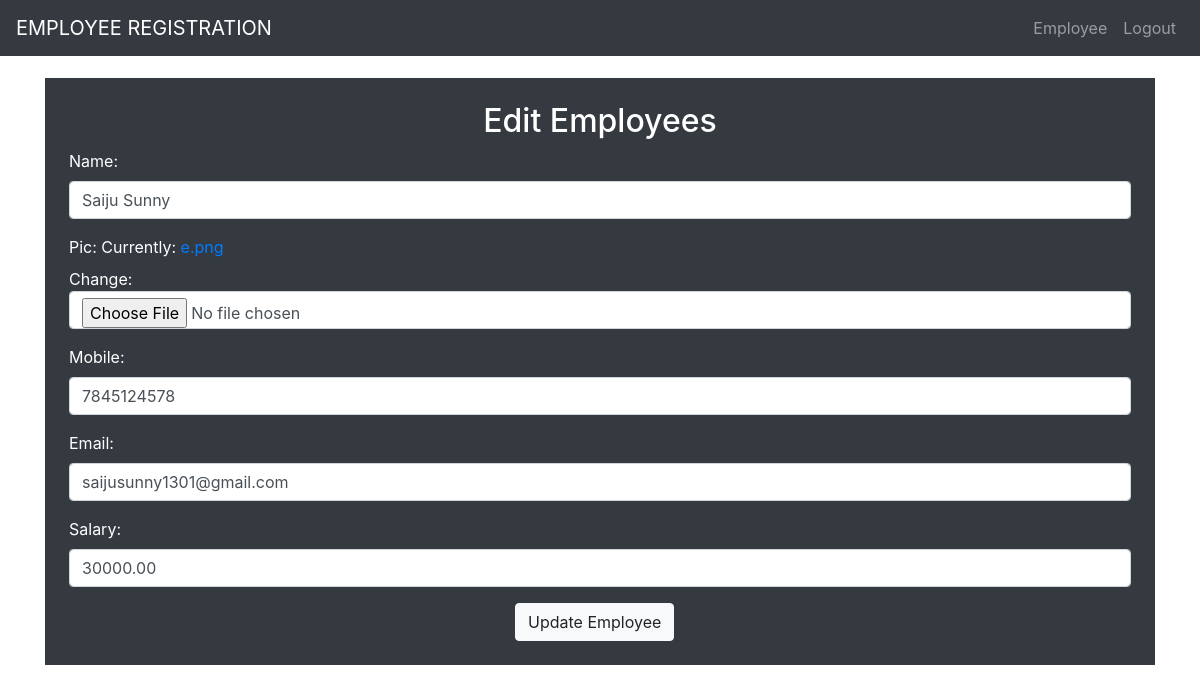
Page /editEmployee/21 (signed in) on the earlier database version.
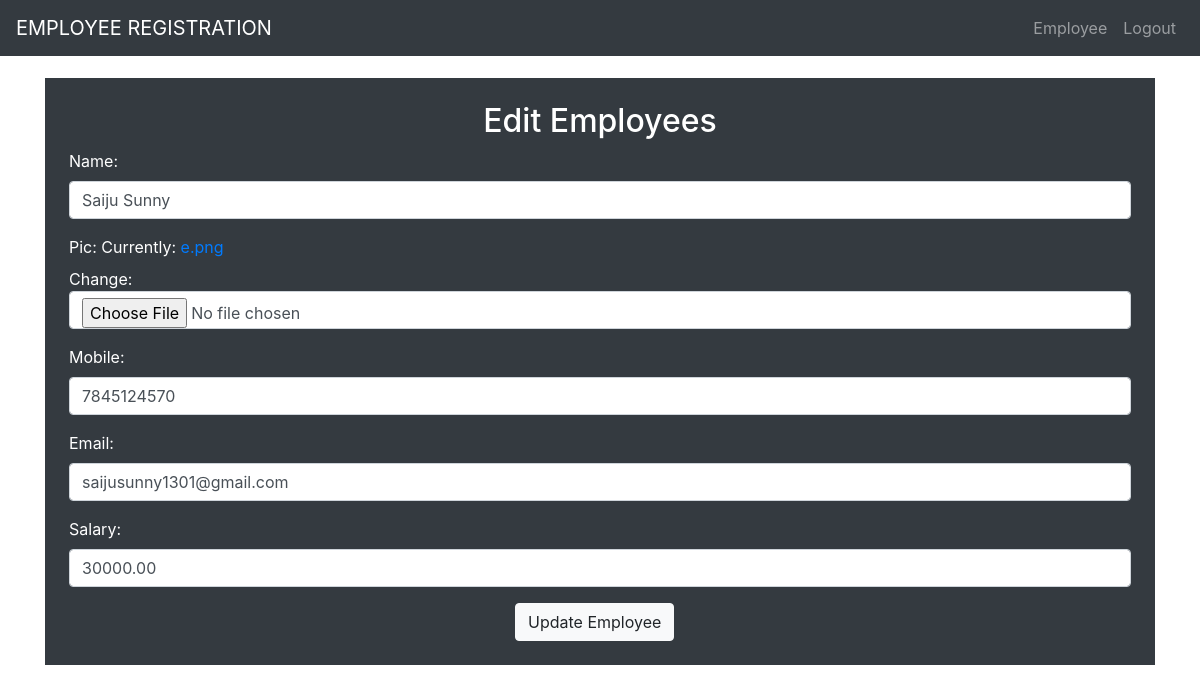
Same page on the later database version.
### empl/models.py (models this page shows)
class Employee(models.Model):
    user = models.ForeignKey(User, on_delete=models.CASCADE, null=True)
    name = models.CharField(max_length=100)
    pic = models.ImageField(upload_to="uploads", default='e.png')
    mobile = models.CharField(unique=True, max_length=10)
    email = models.EmailField()
    salary = models.DecimalField(max_digits=8, decimal_places=2)
    datetime = models.DateTimeField(auto_now=True)

### empl/views.py (the view)
# urls.py: path('editEmployee/<int:id>', views.edit_employees,name='editEmp'),
@login_required(login_url='adminlogin')
def edit_employees(request, id=None):
        one_emp = Employee.objects.get(id=id)
        form = EmployeeForm(request.POST or None, request.FILES or None, instance=one_emp)
        if form.is_valid():
            form.save()
            messages.add_message(request, messages.INFO, f"{form.cleaned_data.get('name')} has been added")
            return redirect('allEmp')
        context = {
            'form': form,
        }
        return render(request, 'emp/editEmp.html', context)

### empl/forms.py
class EmployeeForm(forms.ModelForm):
    class Meta:
        model = Employee
        fields = ['name','pic','mobile','email','salary']

### empl/templates/emp/editEmp.html (shortened to what this page needs)
{% extends 'base.html' %}
{% block content %}
<div class="w50 bg-dark text-white p-4" style="margin-top: 2%;">
    <h2 style="text-align: center;">Edit Employees</h2>
    <form method="post" enctype="multipart/form-data">
        {{form.as_p}}
        <button type="submit" class="btn btn-light" style="margin-left: 42%;">Update Employee</button>
    </form>
</div>
{% endblock %}

Differences in the rows shown:
changed Employee "Saiju Sunny": mobile "7845124578" → "7845124570"
